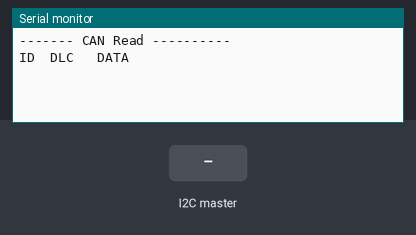
The sketch below on a simulated Arduino Uno, built with avr-gcc and run on an emulated ATmega328P. Shown: the last lines printed to the serial monitor. The test bench sets the inputs (shaded band).

Above: at 1.2 s.
1.3 s: the I2C master sends the byte 1
At 2.5 s:
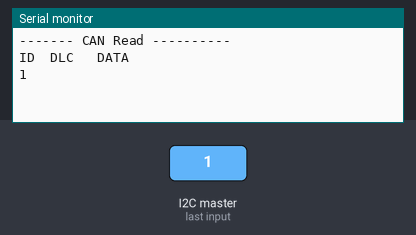
2.8 s: the I2C master sends the byte 0
At 3.8 s:
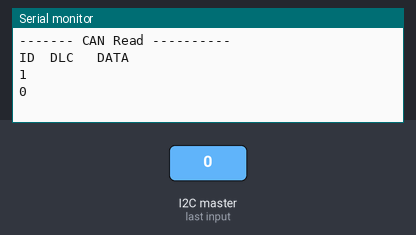

The sketch:

canPerifI2c.ino
```cpp
#include <SPI.h>
#include <mcp2515.h>
#include<Wire.h>

struct can_frame canMsg;
struct can_frame outMsg;

MCP2515 mcp2515(10);

volatile uint8_t buf[10];
void setup() {
  outMsg.can_id = 0x021;
  outMsg.can_dlc = 8;
  Serial.begin(115200);

  Wire.begin(0x10);
  Wire.onRequest(req);
  Wire.onReceive(recv);
  mcp2515.reset();
  mcp2515.setBitrate(CAN_1000KBPS,MCP_8MHZ);
  mcp2515.setNormalMode();

  Serial.println("------- CAN Read ----------");
  Serial.println("ID  DLC   DATA");
}

void loop() {
  if (mcp2515.readMessage(&canMsg) == MCP2515::ERROR_OK) {
    switch(canMsg.can_id){
    case 0x011:
      for(int i = 0; i < 8;i++){
        buf[i] = canMsg.data[i];
//        Serial.print(String(buf[i]) + " ");
      }
//      Serial.println("");
      break;
    }
  }
}
volatile uint8_t test[10] = {1,2,3,4,5,6,7,8,9,10};
void req(){
  Wire.write('c');
  for(int i = 0; i < sizeof(buf);i++){
    Wire.write(buf[i]);
//    Serial.print(buf[i]);
  }
//  Serial.println("");
}


void recv(){
  bool startFound = false;
  uint8_t i = 0;
  int temp = 0;
  while(Wire.available()){
    temp = Wire.read();
    Serial.print(temp);
    Serial.print(" ");
    outMsg.data[i++] = temp;
  }
  Serial.println("");
  mcp2515.sendMessage(&outMsg);
}
```

Measured:
- after the input at 1.3 s, the serial monitor: prints a new line at once (image 1)
- after the input at 2.8 s, the serial monitor: prints a new line at once (image 2)
